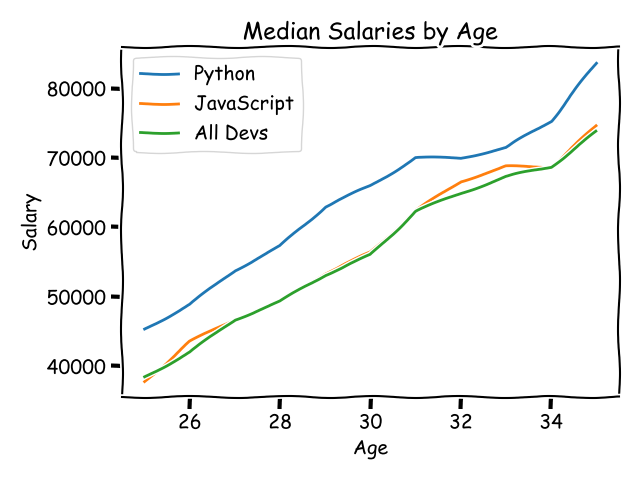

Generate this figure with Python:
from matplotlib import pyplot as plt
# plt.style.use('fivethirtyeight')
# plt.style.use('dark_background')
plt.xkcd() 
# Median Developer Salaries by Age
age_x=[25,26,27,28,29,30,31,32,33,34,35]

dev_y=[38496,42000,46752,49320,53200,
        56000,62316,64928,67317,68748,73752]
# Median Python Developer Salaries by Age
py_dev_y = [45372, 48876, 53850, 57287, 63016,
            65998, 70003, 70000, 71496, 75370, 83640]

# Median JavaScript Developer Salaries by Age
js_dev_y = [37810, 43515, 46823, 49293, 53437,
            56373, 62375, 66674, 68745, 68746, 74583]

plt.plot(age_x, py_dev_y,label="Python")
plt.plot(age_x, js_dev_y,label="JavaScript")
plt.plot(age_x, dev_y,label="All Devs")

plt.legend()    
plt.title("Median Salaries by Age")
plt.xlabel("Age")
plt.ylabel("Salary")
# plt.grid(True) 
plt.tight_layout()

plt.savefig("C:/Users/VICTUS/GitHub/Visualization/Part1(a).png")
plt.show()
# print(plt.style.available)
